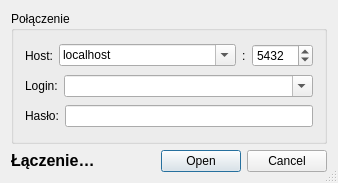
<?xml version="1.0" encoding="UTF-8"?>
<ui version="4.0">
 <class>DbConnectClass</class>
 <widget class="QDialog" name="DbConnectClass">
  <property name="windowModality">
   <enum>Qt::ApplicationModal</enum>
  </property>
  <property name="geometry">
   <rect>
    <x>0</x>
    <y>0</y>
    <width>338</width>
    <height>183</height>
   </rect>
  </property>
  <property name="windowTitle">
   <string>Połączenie</string>
  </property>
  <property name="windowIcon">
   <iconset resource="icons.qrc">
    <normaloff>:/icons/network-disconnect.png</normaloff>:/icons/network-disconnect.png</iconset>
  </property>
  <property name="sizeGripEnabled">
   <bool>true</bool>
  </property>
  <property name="modal">
   <bool>true</bool>
  </property>
  <layout class="QVBoxLayout" name="verticalLayout">
   <item>
    <widget class="QGroupBox" name="groupBox">
     <property name="sizePolicy">
      <sizepolicy hsizetype="Preferred" vsizetype="Preferred">
       <horstretch>0</horstretch>
       <verstretch>1</verstretch>
      </sizepolicy>
     </property>
     <property name="title">
      <string>Połączenie</string>
     </property>
     <layout class="QVBoxLayout" name="verticalLayout_2">
      <item>
       <layout class="QHBoxLayout" name="horizontalLayout">
        <item>
         <widget class="QLabel" name="label">
          <property name="text">
           <string>Host:</string>
          </property>
         </widget>
        </item>
        <item>
         <widget class="QComboBox" name="host">
          <property name="sizePolicy">
           <sizepolicy hsizetype="Preferred" vsizetype="Fixed">
            <horstretch>4</horstretch>
            <verstretch>0</verstretch>
           </sizepolicy>
          </property>
          <property name="editable">
           <bool>true</bool>
          </property>
          <property name="currentIndex">
           <number>0</number>
          </property>
          <item>
           <property name="text">
            <string>localhost</string>
           </property>
          </item>
         </widget>
        </item>
        <item>
         <widget class="QLabel" name="label_2">
          <property name="text">
           <string>:</string>
          </property>
         </widget>
        </item>
        <item>
         <widget class="QSpinBox" name="port">
          <property name="sizePolicy">
           <sizepolicy hsizetype="Minimum" vsizetype="Fixed">
            <horstretch>1</horstretch>
            <verstretch>0</verstretch>
           </sizepolicy>
          </property>
          <property name="wrapping">
           <bool>true</bool>
          </property>
          <property name="maximum">
           <number>65535</number>
          </property>
          <property name="value">
           <number>5432</number>
          </property>
         </widget>
        </item>
       </layout>
      </item>
      <item>
       <layout class="QHBoxLayout" name="horizontalLayout_2">
        <item>
         <widget class="QLabel" name="label_3">
          <property name="text">
           <string>Login:</string>
          </property>
         </widget>
        </item>
        <item>
         <widget class="QComboBox" name="login">
          <property name="sizePolicy">
           <sizepolicy hsizetype="Preferred" vsizetype="Fixed">
            <horstretch>1</horstretch>
            <verstretch>0</verstretch>
           </sizepolicy>
          </property>
          <property name="editable">
           <bool>true</bool>
          </property>
         </widget>
        </item>
       </layout>
      </item>
      <item>
       <layout class="QHBoxLayout" name="horizontalLayout_3">
        <item>
         <widget class="QLabel" name="label_4">
          <property name="text">
           <string>Hasło:</string>
          </property>
         </widget>
        </item>
        <item>
         <widget class="QLineEdit" name="pass">
          <property name="sizePolicy">
           <sizepolicy hsizetype="Expanding" vsizetype="Fixed">
            <horstretch>1</horstretch>
            <verstretch>0</verstretch>
           </sizepolicy>
          </property>
          <property name="echoMode">
           <enum>QLineEdit::Password</enum>
          </property>
         </widget>
        </item>
       </layout>
      </item>
     </layout>
    </widget>
   </item>
   <item>
    <layout class="QHBoxLayout" name="horizontalLayout_4">
     <item>
      <widget class="QLabel" name="statusLbl">
       <property name="text">
        <string>&lt;!DOCTYPE HTML PUBLIC &quot;-//W3C//DTD HTML 4.0//EN&quot; &quot;http://www.w3.org/TR/REC-html40/strict.dtd&quot;&gt;
&lt;html&gt;&lt;head&gt;&lt;meta name=&quot;qrichtext&quot; content=&quot;1&quot; /&gt;&lt;style type=&quot;text/css&quot;&gt;
p, li { white-space: pre-wrap; }
&lt;/style&gt;&lt;/head&gt;&lt;body style=&quot; font-family:'DejaVu Sans'; font-size:9pt; font-weight:400; font-style:normal;&quot;&gt;
&lt;p style=&quot; margin-top:0px; margin-bottom:0px; margin-left:0px; margin-right:0px; -qt-block-indent:0; text-indent:0px;&quot;&gt;&lt;span style=&quot; font-size:12pt; font-weight:600;&quot;&gt;Łączenie…&lt;/span&gt;&lt;/p&gt;&lt;/body&gt;&lt;/html&gt;</string>
       </property>
      </widget>
     </item>
     <item>
      <widget class="QDialogButtonBox" name="buttonBox">
       <property name="standardButtons">
        <set>QDialogButtonBox::Cancel|QDialogButtonBox::Open</set>
       </property>
      </widget>
     </item>
    </layout>
   </item>
  </layout>
 </widget>
 <layoutdefault spacing="6" margin="11"/>
 <resources>
  <include location="icons.qrc"/>
 </resources>
 <connections/>
</ui>
